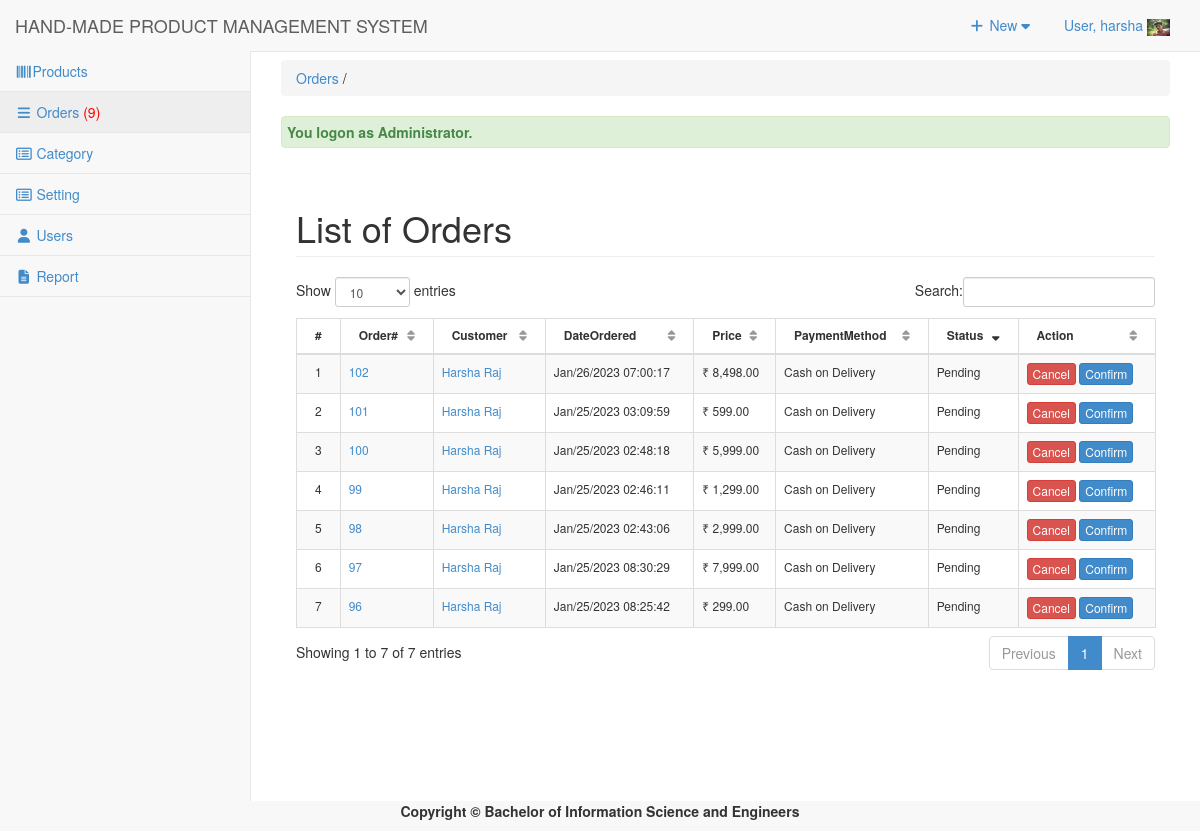
The page /admin/orders/index.php (signed in) on the database its author committed.
### tables this page shows
CREATE TABLE `tbluseraccount` (
  `USERID` int(11) NOT NULL,
  `U_NAME` varchar(122) NOT NULL,
  `U_USERNAME` varchar(122) NOT NULL,
  `U_PASS` varchar(122) NOT NULL,
  `U_ROLE` varchar(30) NOT NULL,
  `USERIMAGE` varchar(255) NOT NULL
);

CREATE TABLE `tblsummary` (
  `SUMMARYID` int(11) NOT NULL,
  `ORDEREDDATE` datetime NOT NULL,
  `CUSTOMERID` int(11) NOT NULL,
  `ORDEREDNUM` int(11) NOT NULL,
  `DELFEE` double NOT NULL,
  `PAYMENT` double NOT NULL,
  `PAYMENTMETHOD` varchar(30) NOT NULL,
  `ORDEREDSTATS` varchar(30) NOT NULL,
  `ORDEREDREMARKS` varchar(125) NOT NULL,
  `CLAIMEDADTE` datetime NOT NULL,
  `HVIEW` tinyint(4) NOT NULL,
  `USERID` int(11) NOT NULL
);

CREATE TABLE `tblcustomer` (
  `CUSTOMERID` int(11) NOT NULL,
  `FNAME` varchar(30) NOT NULL,
  `LNAME` varchar(30) NOT NULL,
  `MNAME` varchar(30) NOT NULL,
  `CUSHOMENUM` varchar(90) NOT NULL,
  `STREETADD` text NOT NULL,
  `BRGYADD` text NOT NULL,
  `CITYADD` text NOT NULL,
  `PROVINCE` varchar(80) NOT NULL,
  `COUNTRY` varchar(30) NOT NULL,
  `DBIRTH` date NOT NULL,
  `GENDER` varchar(10) NOT NULL,
  `PHONE` varchar(20) NOT NULL,
  `EMAILADD` varchar(40) NOT NULL,
  `ZIPCODE` int(6) NOT NULL,
  `CUSUNAME` varchar(20) NOT NULL,
  `CUSPASS` varchar(90) NOT NULL,
  `CUSPHOTO` varchar(255) NOT NULL,
  `TERMS` tinyint(4) NOT NULL,
  `DATEJOIN` date NOT NULL
);

### admin/orders/index.php (called while the page is built, shortened)
<?php
require_once("../../include/initialize.php");
$view = (isset($_GET['view']) && $_GET['view'] != '') ? $_GET['view'] : '';
 $title="Orders";
 $header=$view;
require_once ("../theme/templates.php");
?>

### include/database.php (called while the page is built, shortened)
<?php
class Database {
	var $sql_string = '';
	private $conn;
	public function open_connection() {
		$this->conn = mysqli_connect(server,user,pass);
		if(!$this->conn){
			echo "Problem in database connection! Contact administrator!";
			exit();
		}else{
			$db_select = mysqli_select_db($this->conn,database_name);
		}
	}
	function setQuery($sql='') {
		$this->sql_string=$sql;
	}
	function executeQuery() {
		$result = mysqli_query($this->conn,$this->sql_string);
		return $result;
	}
	private function confirm_query($result) {
		return $result;
	}
	function loadResultList( $key='' ) {
		$cur = $this->executeQuery();
		$array = array();
		while ($row = mysqli_fetch_object($cur)) {
			if ($key) {
				$array[$row->$key] = $row;
			} else {
				$array[] = $row;
			}
		}
		return $array;
	}
	function loadSingleResult() {
		$cur = $this->executeQuery();
		while ($row = mysqli_fetch_object($cur)) {
		return $data = $row;
		}
	}
	public function num_rows($result_set) {
		return mysqli_num_rows($result_set);
	}
}
$mydb = new Database();
?>

### include/accounts.php (called while the page is built, shortened)
<?php
require_once(LIB_PATH.DS.'database.php');
class User {
	protected static  $tblname = "tbluseraccount";
	function single_user($id=""){
			global $mydb;
			$mydb->setQuery("SELECT * FROM ".self::$tblname."
				Where USERID= '{$id}' LIMIT 1");
			$cur = $mydb->loadSingleResult();
			return $cur;
	}
}
?>

### admin/orders/list.php (the view, shortened to what this page needs)
<div class="container">
 	<div class="row">
       	 <div class="col-lg-12">
            <h1 class="page-header">List of Orders</h1>
       		</div>
   		 </div>
			    <form action="controller.php?action=delete" Method="POST">
				 <div class="table-responsive">
                  <table id="example" class="table  table-striped table-bordered table-hover"  style="font-size:12px" cellspacing="0">
			 		<thead>
			 		<tr >
				  		<th>#</th>
				  		<th>Order#</th>
				  		<th>Customer</th>
				  		<th>DateOrdered</th>
				  		<th >Price</th>
				  		<th >PaymentMethod</th>
				  		<th>Status</th>
				  		<th width="100px">Action</th>
				  	</tr>
			   		</thead>
			   		<tbody>
					<?php
				  		$query = "SELECT * FROM `tblsummary` s ,`tblcustomer` c
				  				WHERE   s.`CUSTOMERID`=c.`CUSTOMERID` ORDER BY   `ORDEREDNUM` desc ";
				  		$mydb->setQuery($query);
				  		$cur = $mydb->loadResultList();
						foreach ($cur as $result) {
						?>
					<?php
						echo '<tr>';
				  		echo '<td width="3%" align="center"></td>';
				  		echo '<td><a href="#" title="View list Of ordered" data-target="#myModal" data-toggle="modal" class="orders" data-id="'.$result->ORDEREDNUM.'">'.$result->ORDEREDNUM .'</a> </td>';
				  		echo '<td><a href="index.php?view=customerdetails&customerid='.$result->CUSTOMERID.'" title="View customer information">'. $result->FNAME.' '. $result->LNAME.'</a></td>';
				  		echo '<td>'. date_format(date_create($result->ORDEREDDATE),"M/d/Y h:i:s").'</td>';
				  		echo '<td> &#8377 '.number_format($result->PAYMENT ,2).'</td>';
				  		echo '<td >'.$result->PAYMENTMETHOD .'</td>';
				  		echo '<td >'. $result->ORDEREDSTATS.'</td>';
				  		if($result->ORDEREDSTATS=='Pending'){
				  				echo '<td><a href="controller.php?action=edit&id='.$result->ORDEREDNUM.'&customerid='.$result->CUSTOMERID.'&actions=cancel" class="btn btn-danger btn-xs">Cancel</a>
				  				<a href="controller.php?action=edit&id='.$result->ORDEREDNUM.'&customerid='.$result->CUSTOMERID.'&actions=confirm"  class="btn btn-primary btn-xs">Confirm</a></td>';
			  	 		}elseif($result->ORDEREDSTATS=='Confirmed'){
				  	 			echo '<td><a href="#"  class="btn btn-success btn-xs" disabled>Confirmed</a></td>';
			  	 		}else{
			  	 			 echo '<td> <a  href="#"  class="btn btn-danger btn-xs" disabled>Cancelled</a></td>';
			  	 		}
				  		echo '</tr>';
				  	}
				  	?>
				 </tbody>
				</table>
				</div>
				</form>

### admin/theme/templates.php (shortened to what this page needs)
<!DOCTYPE html>
<html lang="en">
<head>
<link href="<?php echo web_root; ?>admin/css/bootstrap.min.css" rel="stylesheet">
<link href="<?php echo web_root; ?>admin/css/metisMenu.min.css" rel="stylesheet">
<link href="<?php echo web_root; ?>admin/css/timeline.css" rel="stylesheet">
<link href="<?php echo web_root; ?>admin/css/sb-admin-2.css" rel="stylesheet">
<link href="<?php echo web_root; ?>admin/font/css/font-awesome.min.css" rel="stylesheet" type="text/css">
<link href="<?php echo web_root; ?>admin/font/font-awesome.min.css" rel="stylesheet" type="text/css">
<link href="<?php echo web_root; ?>admin/css/dataTables.bootstrap.css" rel="stylesheet">
<link href="<?php echo web_root; ?>css/bootstrap-datetimepicker.min.css" rel="stylesheet" media="screen">
<link href="<?php echo web_root; ?>css/datepicker.css" rel="stylesheet" media="screen">
<link href="<?php echo web_root; ?>admin/css/costum.css" rel="stylesheet">
<link href="<?php echo web_root; ?>admin/css/ekko-lightbox.css" rel="stylesheet">
</head>
  <?php
    $query = "SELECT * FROM tblsummary WHERE ORDEREDSTATS = 'Pending'";
    $mydb->setQuery($query);
    $cur = $mydb->executeQuery();
    $rowscount = $mydb->num_rows($cur);
    $res = isset($rowscount)? $rowscount : 0;
    if($res>0){
    $order = '<span style="color:red;">('.$res.')</span>';
    }else{
        $order = '<span> ('.$res.')</span>';
    }
?>
<body>
   <div id="wrapper">
        <nav class="navbar navbar-default navbar-static-top  " role="navigation" style="margin-bottom: 0">
            <div class="navbar-header">
                 <a class="navbar-brand"  href="<?php echo web_root; ?>admin/index.php" >HAND-MADE PRODUCT MANAGEMENT SYSTEM</a>
            </div>
            <ul class="nav navbar-top-links navbar-right">
                 <li class="dropdown">
                    <a class="dropdown-toggle" data-toggle="dropdown" href="#">
                        <i class="fa fa-plus fa-fw"></i> New  <i class="fa fa-caret-down"></i>
                    </a>
                </li>
<?php
 $user = New User();
$singleuser = $user->single_user($_SESSION['USERID']);
?>
                <li class="dropdown">
                    <a class="dropdown-toggle" data-toggle="dropdown" href="#">
                        User, <?php echo $_SESSION['U_NAME']; ?> <img title="profile image" width="23px" height="17px" src="<?php echo web_root.'admin/user/'.$singleuser ->USERIMAGE ?>">
                    </a>
                </li>
            </ul>
            <div class="navbar-default sidebar" role="navigation">
                <div class="sidebar-nav navbar-collapse">
                    <ul class="nav" id="side-menu">
                        <li>
                             <a href="<?php echo web_root; ?>admin/products/index.php"><i class="fa fa-barcode fa-fw"></i>Products </a>
                        </li>
                        <li>
                             <a href="<?php echo web_root; ?>admin/orders/index.php" ><i class="fa fa-reorder fa-fw"></i>  Orders <?php echo $order; ?></a>
                  </li>
                         <li>
                             <a href="<?php echo web_root; ?>admin/category/index.php" ><i class="fa fa-list-alt fa-fw"></i>  Category </a>
                        </li>
                        <?php if ($_SESSION['U_ROLE']=='Administrator') {
                        ?>
                         <li>
                             <a href="<?php echo web_root; ?>admin/settings/index.php" ><i class="fa fa-list-alt fa-fw"></i>  Setting </a>
                        </li>
                          <li>
                            <a href="<?php echo web_root; ?>admin/user/index.php" ><i class="fa fa-user fa-fw"></i> Users </a>
                        </li>
                         <li>
                            <a href="<?php echo web_root; ?>admin/report/index.php" ><i class="fa  fa-file-text fa-fw"></i> Report </a>
                        </li>
                 <?php }  ?>
                    </ul>
                </div>
            </div>
        </nav>
  <div id="page-wrapper">
            <div class="row" >
                <div class="col-lg-12">
                    <?php
                    if ($title<>'Dashboard'){
                       echo   '<p class="breadcrumb" style="margin-top: 8px;">
                        <a href="index.php" title="'. $title.'" >'. $title.'</a>
                        '.(isset($header) ? ' / '. $header : '').'  </p>'  ;
                    } ?>
                  <?php require_once $content; ?>
                </div>
            </div>
        </div>
    </div>
</body>
      <footer><p  style="text-align: center;font-weight: bold;">Copyright &copy; Bachelor of Information Science and Engineers</p></footer>
</html>

### admin/css/sb-admin-2.css (style rules this page uses)
body { background-color: #f8f8f8; }
#wrapper { width: 100%; }
#page-wrapper { padding: 0 15px; min-height: 568px; background-color: #fff; }
@media (min-width:768px) { #page-wrapper { position: inherit; margin: 0 0 0 250px; padding: 0 30px; border-left: 1px solid #e7e7e7; } }
.navbar-top-links { margin-right: 0; }
.navbar-top-links li { display: inline-block; }
.navbar-top-links li:last-child { margin-right: 15px; }
.navbar-top-links li a { padding: 15px; min-height: 50px; }
.sidebar .sidebar-nav.navbar-collapse { padding-right: 0; padding-left: 0; }
.sidebar ul li { border-bottom: 1px solid #e7e7e7; }
.sidebar ul li a.active { background-color: #eee; }
@media (min-width:768px) { .sidebar { z-index: 1; position: absolute; width: 250px; margin-top: 51px; } }
table.dataTable thead .sorting, table.dataTable thead .sorting_asc, table.dataTable thead .sorting_desc, table.dataTable thead .sorting_asc_disabled, table.dataTable thead .sorting_desc_disabled { background: 0 0; }
table.dataTable thead .sorting_desc:after { content: "\f0dd"; float: right; font-family: fontawesome; }
table.dataTable thead .sorting:after { content: "\f0dc"; float: right; font-family: fontawesome; color: rgba(50,50,50,.5); }

### rows shown on the page
tbluseraccount: USERIMAGE (picture)
tblsummary: ORDEREDNUM "102", CUSTOMERID.FNAME "Harsha", CUSTOMERID.LNAME "Raj", ORDEREDDATE "Jan/26/2023 07:00:17", PAYMENT "8,498.00", PAYMENTMETHOD "Cash on Delivery", ORDEREDSTATS "Pending"
tblsummary: ORDEREDNUM "101", CUSTOMERID.FNAME "Harsha", CUSTOMERID.LNAME "Raj", ORDEREDDATE "Jan/25/2023 03:09:59", PAYMENT "599.00", PAYMENTMETHOD "Cash on Delivery", ORDEREDSTATS "Pending"
tblsummary: ORDEREDNUM "100", CUSTOMERID.FNAME "Harsha", CUSTOMERID.LNAME "Raj", ORDEREDDATE "Jan/25/2023 02:48:18", PAYMENT "5,999.00", PAYMENTMETHOD "Cash on Delivery", ORDEREDSTATS "Pending"
tblsummary: ORDEREDNUM "99", CUSTOMERID.FNAME "Harsha", CUSTOMERID.LNAME "Raj", ORDEREDDATE "Jan/25/2023 02:46:11", PAYMENT "1,299.00", PAYMENTMETHOD "Cash on Delivery", ORDEREDSTATS "Pending"
tblsummary: ORDEREDNUM "98", CUSTOMERID.FNAME "Harsha", CUSTOMERID.LNAME "Raj", ORDEREDDATE "Jan/25/2023 02:43:06", PAYMENT "2,999.00", PAYMENTMETHOD "Cash on Delivery", ORDEREDSTATS "Pending"
tblsummary: ORDEREDNUM "97", CUSTOMERID.FNAME "Harsha", CUSTOMERID.LNAME "Raj", ORDEREDDATE "Jan/25/2023 08:30:29", PAYMENT "7,999.00", PAYMENTMETHOD "Cash on Delivery", ORDEREDSTATS "Pending"
tblsummary: ORDEREDNUM "96", CUSTOMERID.FNAME "Harsha", CUSTOMERID.LNAME "Raj", ORDEREDDATE "Jan/25/2023 08:25:42", PAYMENT "299.00", PAYMENTMETHOD "Cash on Delivery", ORDEREDSTATS "Pending"

### other values the page prints
$_SESSION['U_NAME'] "harsha"
$res "9"
$title "Orders"
$_SESSION['message'] "You logon as Administrator."
